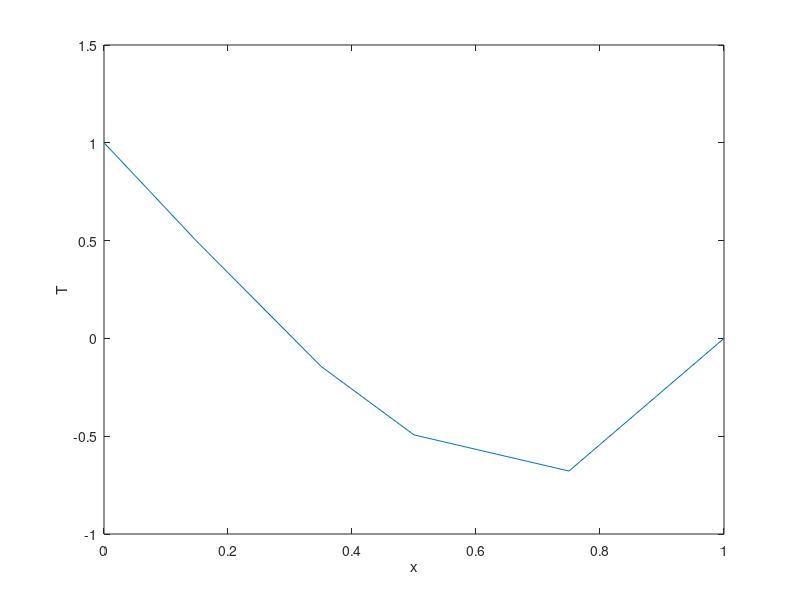

Source code (MATLAB):
close all
clear all
clc
% ------------------------------------------------
% datos
% nodos de la malla no uniforme
x=[0 0.05 0.15 0.35 0.5 0.75 1];

% cantidad de nodos
n=length(x);

% condiciones de borde
izq=1;
der=0;

% matriz global
K=zeros(n,n);

% vector de constantes
f=zeros(n,1);

% calcula los nodos en la frontera
% izquierdo
K(1,1)=1;
f(1)=izq;

% derecho
K(n,n)=1;
f(n)=der;

% calcula los nodos internos de la malla
for k=2:n-1
    hp=x(k+1)-x(k);
    hn=x(k)-x(k-1);
    K(k,(k-1:k+1))=[2/(hn*(hp+hn)) (1-2/(hp*hn)) 2/(hp*(hp+hn))];
    f(k)=10*x(k)*(x(k)+1);
end

% resuelve el sistema
phi=K\f;

% grafica la solucion aproximada
figure;
plot(x,phi)
xlabel('x');
ylabel('T');
% ------------------------------------------------